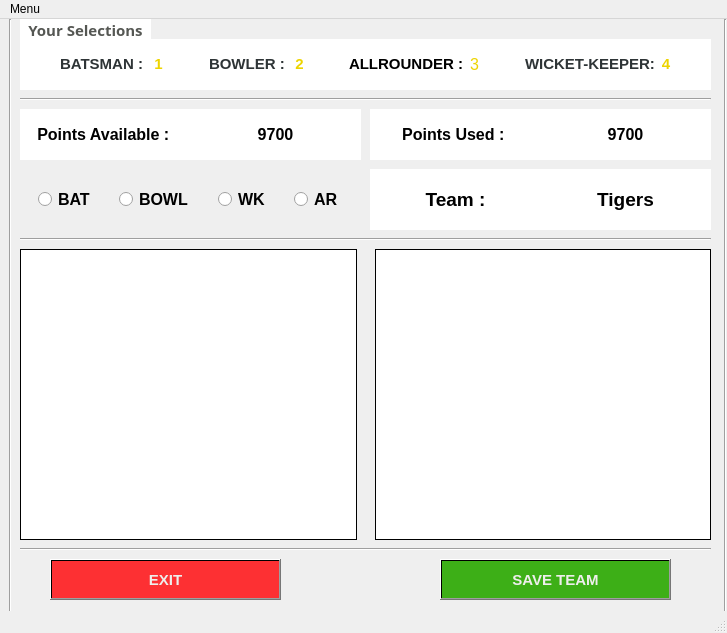
<?xml version="1.0" encoding="UTF-8"?>
<ui version="4.0">
 <class>MainWindow</class>
 <widget class="QMainWindow" name="MainWindow">
  <property name="geometry">
   <rect>
    <x>0</x>
    <y>0</y>
    <width>727</width>
    <height>633</height>
   </rect>
  </property>
  <property name="maximumSize">
   <size>
    <width>730</width>
    <height>16777215</height>
   </size>
  </property>
  <property name="windowTitle">
   <string>MainWindow</string>
  </property>
  <property name="styleSheet">
   <string notr="true"/>
  </property>
  <widget class="QWidget" name="centralwidget">
   <widget class="QWidget" name="horizontalWidget" native="true">
    <property name="geometry">
     <rect>
      <x>20</x>
      <y>20</y>
      <width>691</width>
      <height>51</height>
     </rect>
    </property>
    <property name="styleSheet">
     <string notr="true">background-color: qlineargradient(spread:reflect, x1:0, y1:0, x2:0.983, y2:1, stop:0 rgba(255, 255, 255, 255));
border-color: qlineargradient(spread:reflect, x1:0.311316, y1:0.375, x2:0.658, y2:0.693, stop:0.603448 rgba(0, 0, 0, 230));</string>
    </property>
    <layout class="QHBoxLayout" name="horizontalLayout">
     <item>
      <spacer name="horizontalSpacer">
       <property name="orientation">
        <enum>Qt::Horizontal</enum>
       </property>
       <property name="sizeHint" stdset="0">
        <size>
         <width>18</width>
         <height>20</height>
        </size>
       </property>
      </spacer>
     </item>
     <item>
      <widget class="QLabel" name="label">
       <property name="text">
        <string>&lt;html&gt;&lt;head/&gt;&lt;body&gt;&lt;p align=&quot;justify&quot;&gt;&lt;span style=&quot; font-size:11pt; font-weight:600; color:#2e3436;&quot;&gt;BATSMAN : &lt;/span&gt;&lt;/p&gt;&lt;/body&gt;&lt;/html&gt;</string>
       </property>
      </widget>
     </item>
     <item>
      <widget class="QLabel" name="label_10">
       <property name="text">
        <string>&lt;html&gt;&lt;head/&gt;&lt;body&gt;&lt;p align=&quot;center&quot;&gt;&lt;span style=&quot; font-size:11pt; font-weight:600; color:#edd400;&quot;&gt;1&lt;/span&gt;&lt;/p&gt;&lt;/body&gt;&lt;/html&gt;</string>
       </property>
      </widget>
     </item>
     <item>
      <spacer name="horizontalSpacer_10">
       <property name="orientation">
        <enum>Qt::Horizontal</enum>
       </property>
       <property name="sizeHint" stdset="0">
        <size>
         <width>5</width>
         <height>20</height>
        </size>
       </property>
      </spacer>
     </item>
     <item>
      <widget class="QLabel" name="label_4">
       <property name="text">
        <string>&lt;html&gt;&lt;head/&gt;&lt;body&gt;&lt;p align=&quot;justify&quot;&gt;&lt;span style=&quot; font-size:11pt; font-weight:600; color:#2e3436;&quot;&gt;BOWLER : &lt;/span&gt;&lt;/p&gt;&lt;/body&gt;&lt;/html&gt;</string>
       </property>
      </widget>
     </item>
     <item>
      <widget class="QLabel" name="label_9">
       <property name="text">
        <string>&lt;html&gt;&lt;head/&gt;&lt;body&gt;&lt;p align=&quot;center&quot;&gt;&lt;span style=&quot; font-size:11pt; font-weight:600; color:#edd400;&quot;&gt;2&lt;/span&gt;&lt;/p&gt;&lt;/body&gt;&lt;/html&gt;</string>
       </property>
      </widget>
     </item>
     <item>
      <spacer name="horizontalSpacer_9">
       <property name="orientation">
        <enum>Qt::Horizontal</enum>
       </property>
       <property name="sizeHint" stdset="0">
        <size>
         <width>5</width>
         <height>20</height>
        </size>
       </property>
      </spacer>
     </item>
     <item>
      <widget class="QLabel" name="label_5">
       <property name="text">
        <string>&lt;html&gt;&lt;head/&gt;&lt;body&gt;&lt;p align=&quot;justify&quot;&gt;&lt;span style=&quot; font-size:11pt; font-weight:600;&quot;&gt;ALLROUNDER :&lt;/span&gt;&lt;/p&gt;&lt;/body&gt;&lt;/html&gt;</string>
       </property>
      </widget>
     </item>
     <item>
      <widget class="QLabel" name="label_8">
       <property name="text">
        <string>&lt;html&gt;&lt;head/&gt;&lt;body&gt;&lt;p align=&quot;center&quot;&gt;&lt;span style=&quot; font-size:12pt; color:#edd400;&quot;&gt;3&lt;/span&gt;&lt;/p&gt;&lt;/body&gt;&lt;/html&gt;</string>
       </property>
      </widget>
     </item>
     <item>
      <spacer name="horizontalSpacer_8">
       <property name="orientation">
        <enum>Qt::Horizontal</enum>
       </property>
       <property name="sizeHint" stdset="0">
        <size>
         <width>5</width>
         <height>20</height>
        </size>
       </property>
      </spacer>
     </item>
     <item>
      <widget class="QLabel" name="label_6">
       <property name="styleSheet">
        <string notr="true">font: 75 9pt &quot;Open Sans&quot;;</string>
       </property>
       <property name="text">
        <string>&lt;html&gt;&lt;head/&gt;&lt;body&gt;&lt;p&gt;&lt;span style=&quot; font-size:11pt; font-weight:600; color:#2e3436;&quot;&gt;WICKET-KEEPER:&lt;/span&gt;&lt;/p&gt;&lt;/body&gt;&lt;/html&gt;</string>
       </property>
      </widget>
     </item>
     <item>
      <widget class="QLabel" name="label_7">
       <property name="text">
        <string>&lt;html&gt;&lt;head/&gt;&lt;body&gt;&lt;p align=&quot;center&quot;&gt;&lt;span style=&quot; font-size:11pt; font-weight:600; color:#edd400;&quot;&gt;4&lt;/span&gt;&lt;/p&gt;&lt;/body&gt;&lt;/html&gt;</string>
       </property>
      </widget>
     </item>
     <item>
      <spacer name="horizontalSpacer_2">
       <property name="orientation">
        <enum>Qt::Horizontal</enum>
       </property>
       <property name="sizeHint" stdset="0">
        <size>
         <width>18</width>
         <height>20</height>
        </size>
       </property>
      </spacer>
     </item>
    </layout>
   </widget>
   <widget class="QWidget" name="horizontalLayoutWidget_2">
    <property name="geometry">
     <rect>
      <x>20</x>
      <y>230</y>
      <width>691</width>
      <height>291</height>
     </rect>
    </property>
    <layout class="QHBoxLayout" name="horizontalLayout_3">
     <item>
      <widget class="QListWidget" name="list_1">
       <property name="font">
        <font>
         <family>Ubuntu</family>
         <pointsize>12</pointsize>
         <weight>75</weight>
         <bold>true</bold>
        </font>
       </property>
       <property name="styleSheet">
        <string notr="true">border-color: qlineargradient(spread:reflect, x1:0.311316, y1:0.375, x2:0.658, y2:0.693, stop:0.603448 rgba(0, 0, 26, 255));
background-color: qlineargradient(spread:reflect, x1:0, y1:0, x2:0.983, y2:1, stop:0 rgba(255, 255, 255, 255));</string>
       </property>
      </widget>
     </item>
     <item>
      <widget class="Line" name="line">
       <property name="orientation">
        <enum>Qt::Horizontal</enum>
       </property>
      </widget>
     </item>
     <item>
      <widget class="Line" name="line_2">
       <property name="orientation">
        <enum>Qt::Horizontal</enum>
       </property>
      </widget>
     </item>
     <item>
      <widget class="QListWidget" name="list_2">
       <property name="font">
        <font>
         <family>Ubuntu</family>
         <pointsize>12</pointsize>
         <weight>75</weight>
         <bold>true</bold>
        </font>
       </property>
       <property name="styleSheet">
        <string notr="true">border-color: qlineargradient(spread:reflect, x1:0.311316, y1:0.375, x2:0.658, y2:0.693, stop:0.603448 rgba(0, 0, 26, 255));
background-color: qlineargradient(spread:reflect, x1:0, y1:0, x2:0.983, y2:1, stop:0 rgba(255, 255, 255, 255));</string>
       </property>
      </widget>
     </item>
    </layout>
   </widget>
   <widget class="QLabel" name="label_14">
    <property name="geometry">
     <rect>
      <x>190</x>
      <y>90</y>
      <width>171</width>
      <height>51</height>
     </rect>
    </property>
    <property name="font">
     <font>
      <family>Ubuntu</family>
      <pointsize>12</pointsize>
      <weight>75</weight>
      <bold>true</bold>
     </font>
    </property>
    <property name="styleSheet">
     <string notr="true">background-color: rgb(238, 238, 236);
background-color: qlineargradient(spread:reflect, x1:0, y1:0, x2:0.983, y2:1, stop:0 rgba(255, 255, 255, 255));
padding: 0px 0px 0px 0px;</string>
    </property>
    <property name="text">
     <string>&lt;html&gt;&lt;head/&gt;&lt;body&gt;&lt;p align=&quot;center&quot;&gt;&lt;span style=&quot; font-size:12pt; font-weight:600;&quot;&gt;9700&lt;/span&gt;&lt;/p&gt;&lt;/body&gt;&lt;/html&gt;</string>
    </property>
   </widget>
   <widget class="QLabel" name="label_11">
    <property name="geometry">
     <rect>
      <x>20</x>
      <y>90</y>
      <width>171</width>
      <height>51</height>
     </rect>
    </property>
    <property name="font">
     <font>
      <family>Ubuntu</family>
      <pointsize>12</pointsize>
      <weight>75</weight>
      <bold>true</bold>
     </font>
    </property>
    <property name="styleSheet">
     <string notr="true">background-color: rgb(238, 238, 236);
background-color: qlineargradient(spread:reflect, x1:0, y1:0, x2:0.983, y2:1, stop:0 rgba(255, 255, 255, 255));</string>
    </property>
    <property name="text">
     <string>&lt;html&gt;&lt;head/&gt;&lt;body&gt;&lt;p align=&quot;center&quot;&gt;&lt;span style=&quot; font-size:12pt; font-weight:600;&quot;&gt;Points Available : &lt;/span&gt;&lt;/p&gt;&lt;/body&gt;&lt;/html&gt;</string>
    </property>
   </widget>
   <widget class="QLabel" name="label_15">
    <property name="geometry">
     <rect>
      <x>540</x>
      <y>90</y>
      <width>171</width>
      <height>51</height>
     </rect>
    </property>
    <property name="font">
     <font>
      <family>Ubuntu</family>
      <pointsize>12</pointsize>
      <weight>75</weight>
      <bold>true</bold>
     </font>
    </property>
    <property name="styleSheet">
     <string notr="true">background-color: rgb(238, 238, 236);
background-color: qlineargradient(spread:reflect, x1:0, y1:0, x2:0.983, y2:1, stop:0 rgba(255, 255, 255, 255));
padding: 0px 0px 0px 0px;</string>
    </property>
    <property name="text">
     <string>&lt;html&gt;&lt;head/&gt;&lt;body&gt;&lt;p align=&quot;center&quot;&gt;&lt;span style=&quot; font-size:12pt; font-weight:600;&quot;&gt;9700&lt;/span&gt;&lt;/p&gt;&lt;/body&gt;&lt;/html&gt;</string>
    </property>
   </widget>
   <widget class="QLabel" name="label_12">
    <property name="geometry">
     <rect>
      <x>370</x>
      <y>90</y>
      <width>171</width>
      <height>51</height>
     </rect>
    </property>
    <property name="font">
     <font>
      <family>Ubuntu</family>
      <pointsize>12</pointsize>
      <weight>75</weight>
      <bold>true</bold>
     </font>
    </property>
    <property name="styleSheet">
     <string notr="true">background-color: rgb(238, 238, 236);
background-color: qlineargradient(spread:reflect, x1:0, y1:0, x2:0.983, y2:1, stop:0 rgba(255, 255, 255, 255));</string>
    </property>
    <property name="text">
     <string>&lt;html&gt;&lt;head/&gt;&lt;body&gt;&lt;p align=&quot;center&quot;&gt;&lt;span style=&quot; font-size:12pt; font-weight:600;&quot;&gt;Points Used : &lt;/span&gt;&lt;/p&gt;&lt;/body&gt;&lt;/html&gt;</string>
    </property>
   </widget>
   <widget class="QLabel" name="label_13">
    <property name="geometry">
     <rect>
      <x>370</x>
      <y>150</y>
      <width>171</width>
      <height>61</height>
     </rect>
    </property>
    <property name="font">
     <font>
      <family>Ubuntu</family>
      <pointsize>14</pointsize>
      <weight>75</weight>
      <bold>true</bold>
     </font>
    </property>
    <property name="styleSheet">
     <string notr="true">background-color: qlineargradient(spread:reflect, x1:0, y1:0, x2:0.983, y2:1, stop:0 rgba(255, 255, 255, 255));</string>
    </property>
    <property name="text">
     <string>&lt;html&gt;&lt;head/&gt;&lt;body&gt;&lt;p align=&quot;center&quot;&gt;Team  :&lt;/p&gt;&lt;/body&gt;&lt;/html&gt;</string>
    </property>
   </widget>
   <widget class="QLabel" name="label_16">
    <property name="geometry">
     <rect>
      <x>540</x>
      <y>150</y>
      <width>171</width>
      <height>61</height>
     </rect>
    </property>
    <property name="font">
     <font>
      <family>Ubuntu</family>
      <pointsize>14</pointsize>
      <weight>75</weight>
      <bold>true</bold>
     </font>
    </property>
    <property name="styleSheet">
     <string notr="true">background-color: qlineargradient(spread:reflect, x1:0, y1:0, x2:0.983, y2:1, stop:0 rgba(255, 255, 255, 255));</string>
    </property>
    <property name="text">
     <string>&lt;html&gt;&lt;head/&gt;&lt;body&gt;&lt;p align=&quot;center&quot;&gt;Tigers&lt;/p&gt;&lt;/body&gt;&lt;/html&gt;</string>
    </property>
   </widget>
   <widget class="Line" name="line_3">
    <property name="geometry">
     <rect>
      <x>20</x>
      <y>70</y>
      <width>691</width>
      <height>20</height>
     </rect>
    </property>
    <property name="orientation">
     <enum>Qt::Horizontal</enum>
    </property>
   </widget>
   <widget class="Line" name="line_4">
    <property name="geometry">
     <rect>
      <x>20</x>
      <y>210</y>
      <width>691</width>
      <height>20</height>
     </rect>
    </property>
    <property name="orientation">
     <enum>Qt::Horizontal</enum>
    </property>
   </widget>
   <widget class="QWidget" name="verticalLayoutWidget">
    <property name="geometry">
     <rect>
      <x>20</x>
      <y>150</y>
      <width>341</width>
      <height>61</height>
     </rect>
    </property>
    <layout class="QHBoxLayout" name="horizontalLayout_2">
     <item>
      <spacer name="horizontalSpacer_3">
       <property name="orientation">
        <enum>Qt::Horizontal</enum>
       </property>
       <property name="sizeHint" stdset="0">
        <size>
         <width>40</width>
         <height>20</height>
        </size>
       </property>
      </spacer>
     </item>
     <item>
      <widget class="QRadioButton" name="rb1">
       <property name="font">
        <font>
         <family>Ubuntu</family>
         <pointsize>12</pointsize>
         <weight>75</weight>
         <bold>true</bold>
        </font>
       </property>
       <property name="styleSheet">
        <string notr="true">color: qlineargradient(spread:reflect, x1:0, y1:0, x2:0.983, y2:1, stop:0 rgba(255, 255, 255, 255));
color: rgb(0, 0, 0);</string>
       </property>
       <property name="text">
        <string>BAT</string>
       </property>
      </widget>
     </item>
     <item>
      <spacer name="horizontalSpacer_11">
       <property name="orientation">
        <enum>Qt::Horizontal</enum>
       </property>
       <property name="sizeHint" stdset="0">
        <size>
         <width>40</width>
         <height>20</height>
        </size>
       </property>
      </spacer>
     </item>
     <item>
      <widget class="QRadioButton" name="rb2">
       <property name="font">
        <font>
         <family>Ubuntu</family>
         <pointsize>12</pointsize>
         <weight>75</weight>
         <bold>true</bold>
        </font>
       </property>
       <property name="styleSheet">
        <string notr="true"/>
       </property>
       <property name="text">
        <string>BOWL</string>
       </property>
      </widget>
     </item>
     <item>
      <spacer name="horizontalSpacer_12">
       <property name="orientation">
        <enum>Qt::Horizontal</enum>
       </property>
       <property name="sizeHint" stdset="0">
        <size>
         <width>40</width>
         <height>20</height>
        </size>
       </property>
      </spacer>
     </item>
     <item>
      <widget class="QRadioButton" name="rb3">
       <property name="font">
        <font>
         <family>Ubuntu</family>
         <pointsize>12</pointsize>
         <weight>75</weight>
         <bold>true</bold>
        </font>
       </property>
       <property name="styleSheet">
        <string notr="true"/>
       </property>
       <property name="text">
        <string>WK</string>
       </property>
      </widget>
     </item>
     <item>
      <spacer name="horizontalSpacer_13">
       <property name="orientation">
        <enum>Qt::Horizontal</enum>
       </property>
       <property name="sizeHint" stdset="0">
        <size>
         <width>40</width>
         <height>20</height>
        </size>
       </property>
      </spacer>
     </item>
     <item>
      <widget class="QRadioButton" name="rb4">
       <property name="font">
        <font>
         <family>Ubuntu</family>
         <pointsize>12</pointsize>
         <weight>75</weight>
         <bold>true</bold>
        </font>
       </property>
       <property name="styleSheet">
        <string notr="true"/>
       </property>
       <property name="text">
        <string>AR</string>
       </property>
      </widget>
     </item>
     <item>
      <spacer name="horizontalSpacer_4">
       <property name="orientation">
        <enum>Qt::Horizontal</enum>
       </property>
       <property name="sizeHint" stdset="0">
        <size>
         <width>40</width>
         <height>20</height>
        </size>
       </property>
      </spacer>
     </item>
    </layout>
    <zorder>rb2</zorder>
    <zorder>rb3</zorder>
    <zorder>rb4</zorder>
    <zorder>rb1</zorder>
   </widget>
   <widget class="QPushButton" name="pb_2">
    <property name="geometry">
     <rect>
      <x>440</x>
      <y>540</y>
      <width>231</width>
      <height>41</height>
     </rect>
    </property>
    <property name="font">
     <font>
      <family>Ubuntu</family>
      <pointsize>11</pointsize>
      <weight>75</weight>
      <bold>true</bold>
     </font>
    </property>
    <property name="styleSheet">
     <string notr="true">background-color: qlineargradient(spread:reflect, x1:0.311316, y1:0.375, x2:0.658, y2:0.693, stop:0.603448 rgba(42, 169, 0, 230));
color: rgb(238, 238, 236);</string>
    </property>
    <property name="text">
     <string>SAVE TEAM</string>
    </property>
   </widget>
   <widget class="QPushButton" name="pb_1">
    <property name="geometry">
     <rect>
      <x>50</x>
      <y>540</y>
      <width>231</width>
      <height>41</height>
     </rect>
    </property>
    <property name="font">
     <font>
      <family>Ubuntu</family>
      <pointsize>11</pointsize>
      <weight>75</weight>
      <bold>true</bold>
     </font>
    </property>
    <property name="styleSheet">
     <string notr="true">background-color: qlineargradient(spread:reflect, x1:0.311316, y1:0.375, x2:0.658, y2:0.693, stop:0.603448 rgba(255, 18, 22, 221));
color: rgb(238, 238, 236);</string>
    </property>
    <property name="text">
     <string>EXIT</string>
    </property>
   </widget>
   <widget class="Line" name="line_5">
    <property name="geometry">
     <rect>
      <x>20</x>
      <y>520</y>
      <width>691</width>
      <height>20</height>
     </rect>
    </property>
    <property name="orientation">
     <enum>Qt::Horizontal</enum>
    </property>
   </widget>
   <widget class="QLabel" name="label_2">
    <property name="geometry">
     <rect>
      <x>20</x>
      <y>0</y>
      <width>131</width>
      <height>21</height>
     </rect>
    </property>
    <property name="font">
     <font>
      <family>Open Sans</family>
      <pointsize>11</pointsize>
      <weight>9</weight>
      <italic>false</italic>
      <bold>false</bold>
     </font>
    </property>
    <property name="styleSheet">
     <string notr="true">font: 75 11pt &quot;Open Sans&quot;;
background-color: qlineargradient(spread:reflect, x1:0, y1:0, x2:0.983, y2:1, stop:0 rgba(255, 255, 255, 255));</string>
    </property>
    <property name="text">
     <string>&lt;html&gt;&lt;head/&gt;&lt;body&gt;&lt;p align=&quot;center&quot;&gt;&lt;span style=&quot; font-weight:600; color:#555753;&quot;&gt;Your Selections&lt;/span&gt;&lt;/p&gt;&lt;/body&gt;&lt;/html&gt;</string>
    </property>
   </widget>
   <widget class="Line" name="line_6">
    <property name="geometry">
     <rect>
      <x>0</x>
      <y>0</y>
      <width>21</width>
      <height>611</height>
     </rect>
    </property>
    <property name="orientation">
     <enum>Qt::Vertical</enum>
    </property>
   </widget>
   <widget class="Line" name="line_7">
    <property name="geometry">
     <rect>
      <x>710</x>
      <y>0</y>
      <width>31</width>
      <height>601</height>
     </rect>
    </property>
    <property name="orientation">
     <enum>Qt::Vertical</enum>
    </property>
   </widget>
  </widget>
  <widget class="QMenuBar" name="menubar">
   <property name="geometry">
    <rect>
     <x>0</x>
     <y>0</y>
     <width>727</width>
     <height>25</height>
    </rect>
   </property>
   <widget class="QMenu" name="menuManage_team">
    <property name="title">
     <string>Menu</string>
    </property>
    <addaction name="actionNew_Team"/>
    <addaction name="actionOpen_Team"/>
    <addaction name="actionManage_Team"/>
    <addaction name="actionSave_Team"/>
    <addaction name="separator"/>
    <addaction name="actionClose"/>
   </widget>
   <addaction name="menuManage_team"/>
  </widget>
  <widget class="QStatusBar" name="statusbar"/>
  <action name="actionNew_Team">
   <property name="text">
    <string>New Team</string>
   </property>
   <property name="font">
    <font>
     <family>Raleway</family>
     <pointsize>10</pointsize>
     <weight>75</weight>
     <bold>true</bold>
    </font>
   </property>
  </action>
  <action name="actionEvaluate_Team">
   <property name="text">
    <string>Evaluate Team</string>
   </property>
  </action>
  <action name="actionDelete_Team">
   <property name="text">
    <string>Delete Team</string>
   </property>
  </action>
  <action name="actionClose">
   <property name="text">
    <string>Close</string>
   </property>
   <property name="font">
    <font>
     <family>Raleway</family>
     <pointsize>10</pointsize>
     <weight>75</weight>
     <bold>true</bold>
    </font>
   </property>
  </action>
  <action name="actionManage_Team">
   <property name="text">
    <string>Evaluate Team</string>
   </property>
   <property name="font">
    <font>
     <family>Raleway</family>
     <pointsize>10</pointsize>
     <weight>75</weight>
     <bold>true</bold>
    </font>
   </property>
  </action>
  <action name="actionSave_Team">
   <property name="text">
    <string>Save Team</string>
   </property>
   <property name="font">
    <font>
     <family>Raleway</family>
     <pointsize>10</pointsize>
     <weight>75</weight>
     <bold>true</bold>
    </font>
   </property>
  </action>
  <action name="actionOpen_Team">
   <property name="text">
    <string>Open Team</string>
   </property>
   <property name="font">
    <font>
     <family>Raleway</family>
     <pointsize>10</pointsize>
     <weight>75</weight>
     <bold>true</bold>
    </font>
   </property>
  </action>
 </widget>
 <resources/>
 <connections>
  <connection>
   <sender>actionClose</sender>
   <signal>triggered()</signal>
   <receiver>MainWindow</receiver>
   <slot>close()</slot>
   <hints>
    <hint type="sourcelabel">
     <x>-1</x>
     <y>-1</y>
    </hint>
    <hint type="destinationlabel">
     <x>363</x>
     <y>316</y>
    </hint>
   </hints>
  </connection>
  <connection>
   <sender>pb_1</sender>
   <signal>pressed()</signal>
   <receiver>MainWindow</receiver>
   <slot>close()</slot>
   <hints>
    <hint type="sourcelabel">
     <x>165</x>
     <y>585</y>
    </hint>
    <hint type="destinationlabel">
     <x>363</x>
     <y>316</y>
    </hint>
   </hints>
  </connection>
 </connections>
</ui>
